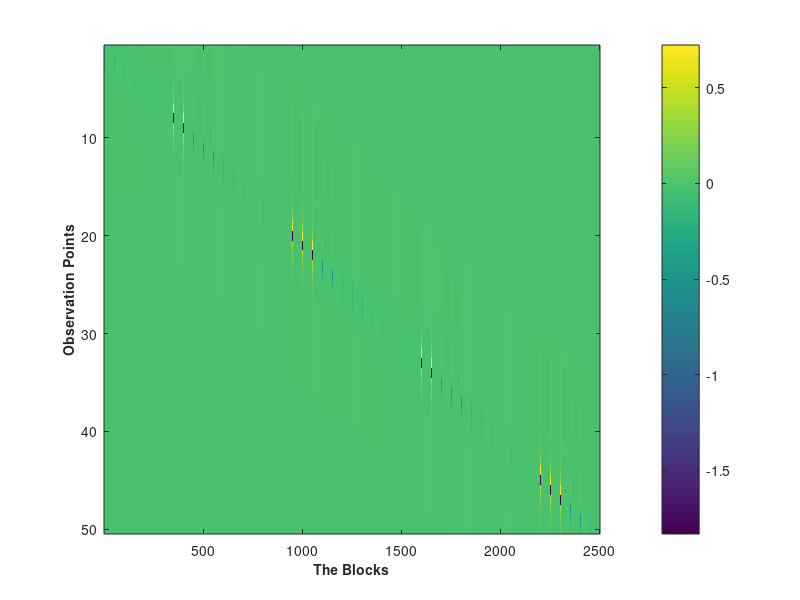

This chart was generated by the following MATLAB code: (Note: this script raises an error after producing the figure.)
%Compact 2D magnetic vertical componet modelling (case : fluxgate magnetometer)
%Mohammad Rheza Zamani
%Reference : Stocco, Stefano & Godio, A. & Sambuelli, Luigi. (2009). Modelling and compact inversion of magnetic data: A Matlab code. Computers & Geosciences. 35. 2111-2118. 10.1016/j.cageo.2009.04.002. 
clear all;
clc;
Fe = 40000; %Eartch magnetic field intensity (nT) (25,000 nT - 65,000 nT)
betha = 10; %strike angle of the prism relative to themagnetic north in degree
I =  30; % the earth's magnetic field inclination in degree
lengthx = 1000;
lengthz = 1000;
%Block dimenssion
dx = 20;
dz = 20;
%Block middle point 
dmx = dx/2;
dmz = dz/2;
%Number of vertical and horizontal block
nx = lengthx/dx;
nz = lengthz/dz;
%Total number of block
nb = nx*nz;
%Suscepbility contrast
V = zeros(nz,nx);
%V(24:25,1:12) = 1000;
%V(26:27,12:22) = 2000;
%V(28:29,22:32) = 3000;
%V(30:31,32:42) = 4000;
%V(32:33,42:50) = 5000;
V(1:12,24:25) = 1*10^-3;
V(12:22,26:27) = 0.8*10^-3;
%Make block model
for i = 1 : nx
    x(i) = dx*i - dmx;
end
xx = repmat(x,nz,1);
for j = 1 : nz
    z(j) = dz*j - dmz;
end
z1 = z';
zz = repmat(z1,1,nx);

%Kernel matrix
for i=1:nx
    for j = 1:nb
        r1 = sqrt((zz(j)-dz/2).^2 + (x(i)-xx(j)+dx/2).^2);
        r2 = sqrt((zz(j)+dz/2).^2 + (x(i)-xx(j)+dx/2).^2);
        r3 = sqrt((zz(j)-dz/2).^2 + (x(i)-xx(j)-dx/2).^2);
        r4 = sqrt((zz(j)+dz/2).^2 + (x(i)-xx(j)-dx/2).^2);
        theta1 = atan((x(i)-xx(j)+dx/2)/(zz(j)-dz/2));
        theta2 = atan((x(i)-xx(j)+dx/2)/(zz(j)+dz/2));
        theta3 = atan((x(i)-xx(j)-dx/2)/(zz(j)-dz/2));
        theta4 = atan((x(i)-xx(j)-dx/2)/(zz(j)+dz/2));    
        Kernell(i,j) = 2.*(((cosd(I))*(sind(betha))*log((r2*r3)/(r4*r1))-sind(I.*(theta1-theta2-theta3+theta4))));
    end 
end
%Calculated magnetic response
V_rs = reshape(V,nb,1);
dBdz = Fe.*Kernell*V_rs;

%Plot kernel matrix
figure(1)
imagesc(Kernell)
set(gcf, 'Position', get(0, 'Screensize'));
ylabel('Observation Points','FontWeight','bold','FontSize',10)
xlabel('The Blocks','FontWeight','bold','FontSize',10)
cb = colorbar;
cb.Label.String = 'Value';
cb.Location = 'southoutside';
colormap(jet)

figure(2)
subplot(2,1,1)
plot(x,dBdz,'*-b')
xlabel('Distance (m)','FontWeight','bold','FontSize',10)
ylabel('Magnetic Anomaly(nT)','FontWeight','bold','FontSize',10)
title('Geomagnetic Response','FontWeight','bold','FontSize',10)
grid on
subplot(2,1,2)
s = pcolor(x,z,V);
s.FaceColor = 'interp';
xlabel('Distance (m)','FontWeight','bold','FontSize',10)
ylabel('Depth(m)','FontWeight','bold','FontSize',10)
title('Subsurface Model','FontWeight','bold','FontSize',10)
cb = colorbar;
cb.Label.String = 'Contrast Susceptibility (SI) ';
cb.Location = 'southoutside';
set(gcf, 'Position', get(0, 'Screensize'));
set(gca,'Ydir','reverse')
colormap(jet)

data = [x' dBdz];
saveas(figure(1),'Kernell compact magnetic.png')
saveas(figure(2),'Model compact Magnetic.png')
writematrix(data,'Data forward compact magnetic.dat','Delimiter','tab')